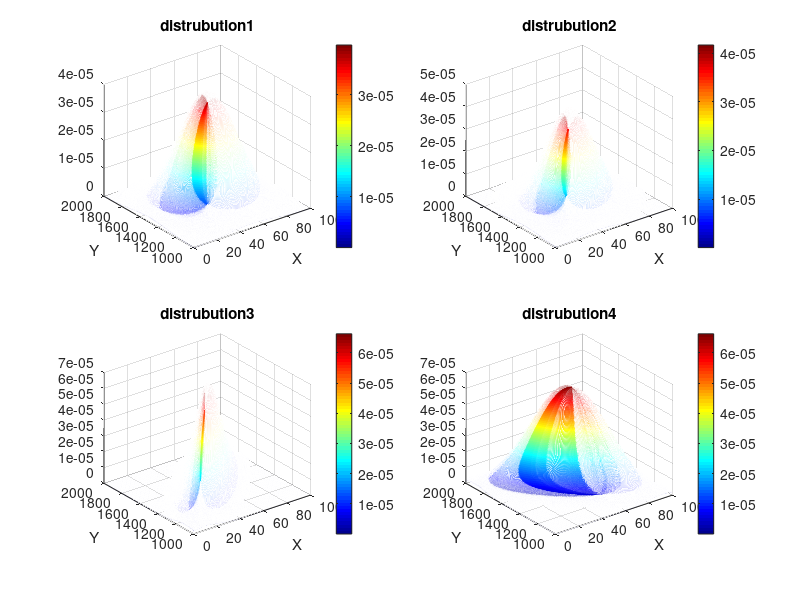

MATLAB code for this plot:
clear
%change the number here
x = 0:0.1:100;
y = 1000:2000;
ux = 50;
ax = 20;
uy = 1500;
ay = 200;
p = 0;
%%%%%%
[X, Y] = meshgrid(x,y);
z = ((X - ux).^2)/ax/ax + ((Y - uy).^2)/ay/ay - 2*p.*(X - ux).*(Y - uy)/ax/ay;
f = 1/2/pi/ax/ay/(sqrt(1 - p*p))*exp((-1)*z./2/(1-p*p));

subplot(2,2,1);
mesh(X,Y,f);
colormap jet;
colorbar;
title('distrubution1');
xlabel('X');
ylabel('Y');

%change the number here
x = 0:0.1:100;
y = 1000:2000;
ux = 50;
ax = 20;
uy = 1500;
ay = 200;
p = 0.3;
%%%%%%
[X, Y] = meshgrid(x,y);
z = ((X - ux).^2)/ax/ax + ((Y - uy).^2)/ay/ay - 2*p.*(X - ux).*(Y - uy)/ax/ay;
f = 1/2/pi/ax/ay/(sqrt(1 - p*p))*exp((-1)*z./2/(1-p*p));

subplot(2,2,2);
mesh(X,Y,f);
colormap jet;
colorbar;
title('distrubution2');
xlabel('X');
ylabel('Y');


%change the number here
x = 0:0.1:100;
y = 1000:2000;
ux = 50;
ax = 20;
uy = 1500;
ay = 200;
p = 0.8;
%%%%%%
[X, Y] = meshgrid(x,y);
z = ((X - ux).^2)/ax/ax + ((Y - uy).^2)/ay/ay - 2*p.*(X - ux).*(Y - uy)/ax/ay;
f = 1/2/pi/ax/ay/(sqrt(1 - p*p))*exp((-1)*z./2/(1-p*p));

subplot(2,2,3);
mesh(X,Y,f);
colormap jet;
colorbar;
title('distrubution3');
xlabel('X');
ylabel('Y');


%change the number here
x = 0:0.1:100;
y = 1000:2000;
ux = 50;
ax = 20;
uy = 1500;
ay = 200;
p = -0.8;
%%%%%%
[X, Y] = meshgrid(x,y);
z = ((X - ux).^2)/ax/ax + ((Y - uy).^2)/ay/ay - 2*p.*(X - ux).*(Y - uy)/ax/ay;
f = 1/2/pi/ax/ay/(sqrt(1 - p*p))*exp((-1)*z./2/(1-p*p));

subplot(2,2,4);
mesh(X,Y,f);
colormap jet;
colorbar;
title('distrubution4');
xlabel('X');
ylabel('Y');